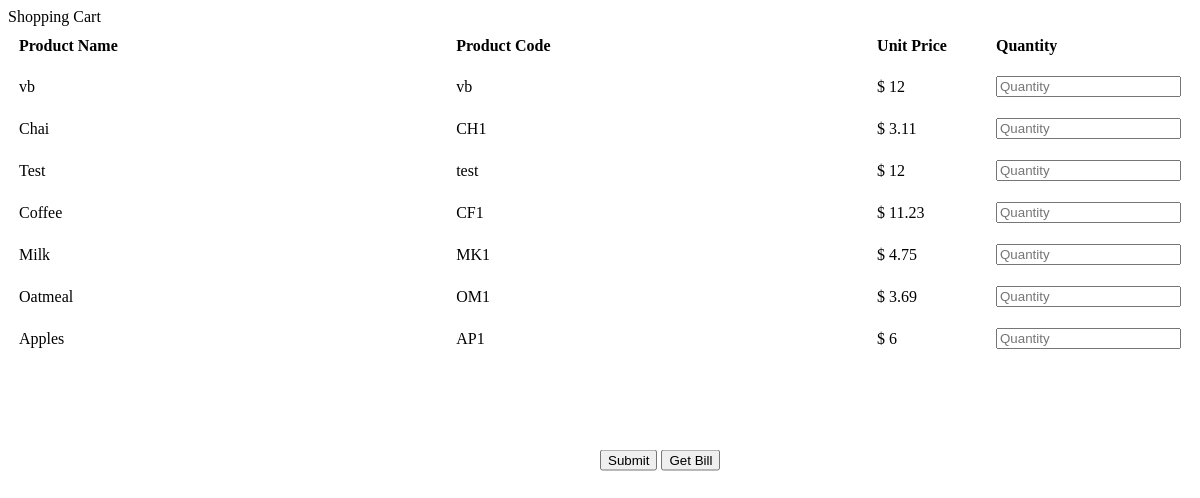
The page /add_product_in_cart on the database as committed earlier.
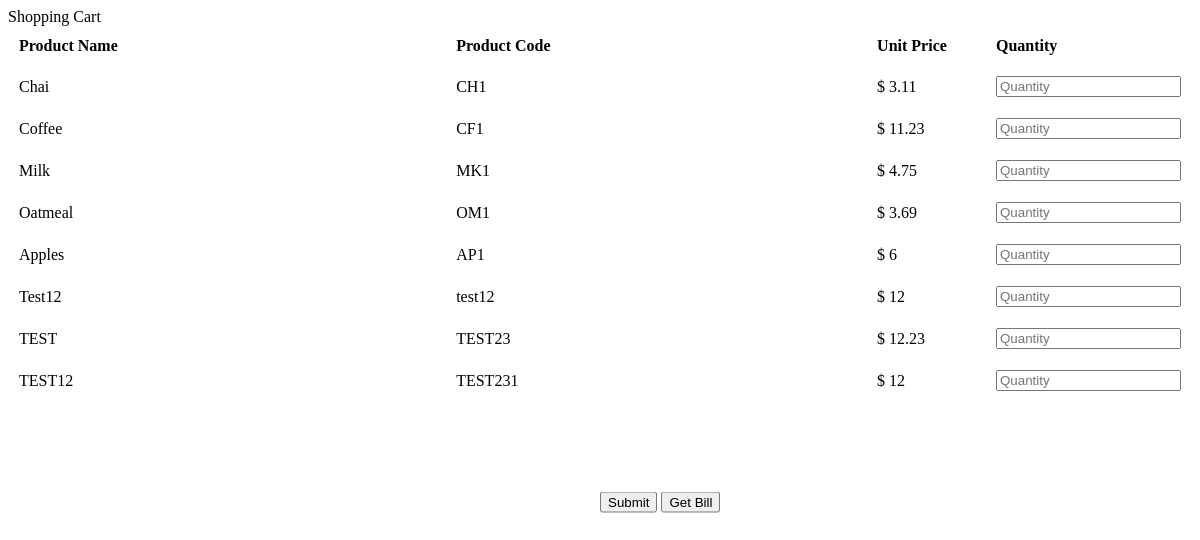
The same page on the database as committed later.
### models.py (models this page shows, shortened)
class Product(db.Model):
    __tablename__ = 'checkout_system_product'
    product_code = db.Column(
        db.String(10),
        primary_key=True
    )
    product_name = db.Column(
        db.String(64),
        index=False,
        unique=True,
        nullable=False
    )
    price = db.Column(
        db.Integer,
        nullable=False
    )

### app.py (the view, shortened to what this page needs)
@app.route('/add_product_in_cart', methods=('GET', 'POST'))
def add_product_in_cart():
    log.debug("Calling add_product_in_Cart function")
    context = Product.query.all()[0:10]
    return render_template('show_product_for_cart.html', context=context)

### templates/show_product_for_cart.html (shortened to what this page needs)
{% block content %}
<html>
<head>
    <link rel="stylesheet" href="{{ url_for('static', filename= 'css/style.css') }}">
</head>
<body>
<form method="post" id="add_cart_form" name="add_cart_form">
	<div id="shopping-cart">
		<div class="txt-heading">Shopping Cart</div>
			<table class="tbl-cart" cellpadding="10" cellspacing="1">
			<tbody>
				<tr>
					<th style="text-align:left;">Product Name</th>
					<th style="text-align:left;">Product Code</th>
					<th style="text-align:left;" width="10%">Unit Price</th>
                    <th style="text-align:left;" width="5%">Quantity</th>
				</tr>
				{% for item in context %}
					<tr>
						<td>{{ item.product_name}}</td>
						<td style="text-align:left;">{{ item.product_code }}</td>
						<td  style="text-align:left;">$ {{ item.price }}</td>
						<td  style="text-align:left;">
                            <input type="text" name="prd_quantity___{{item.product_code}}___{{ item.price }}"
                                placeholder="Quantity" class="form-control"
                                value="{{ request.form['product_id'] }}"/>
                        </td>
					</tr>
				{% endfor %}
			</tbody>
			</table>
	</div>
    <div class="container">
		<div class="vertical-center">
        <button  class ="btn btn-primary" id="submit" type="submit">Submit</button>
		<button id="get_button" name="get_button">Get Bill</button>
		</div>
	</div>
</form>
</body>
</html>
{% endblock %}

Rows that differ between the two databases and show on the page:
removed Product: product_name "vb", product_code "vb", price "12"
removed Product: product_name "Test", product_code "test", price "12"
added Product: product_name "Test12", product_code "test12", price "12"
added Product: product_name "TEST", product_code "TEST23", price "12.23"
added Product: product_name "TEST12", product_code "TEST231", price "12"
